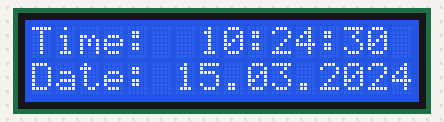
Recording of a sketch running on a simulated Arduino Uno, built with avr-gcc and run on an emulated ATmega328P. On the bench: 16×2 character LCD. The local clock reads 2024-03-15 10:24:30 at power-on unless the sketch sets it.

Above: at 0.1 s.
At 4.2 s:
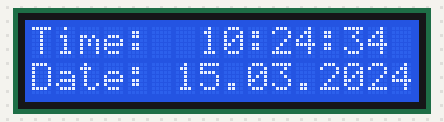
At 9.2 s:
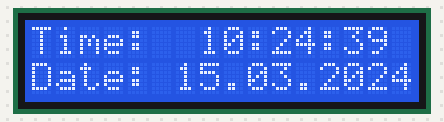
At 19.3 s:
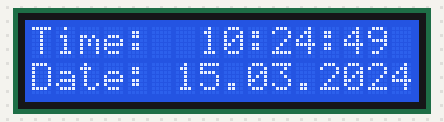
At 28.3 s:
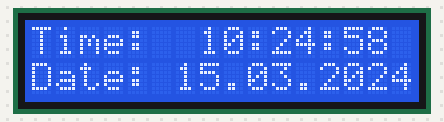
At 38.4 s:
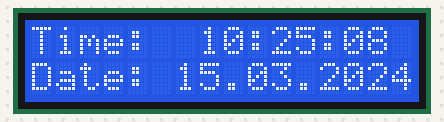

Measured:
- what the display in image 1 shows lasts 1.0 s, from 4.1 s to 5.1 s

The sketch:

RTC_and_LCD_with_Arduino.ino
```cpp
/*
      DS3231 RTC and LCD with Arduino
      For more details, visit: https://techzeero.com/arduino-tutorials/ds3231-rtc-with-arduino-arduino-real-time-clock/
*/

#include <DS3231.h>
#include <LiquidCrystal.h> // includes the LiquidCrystal Library

DS3231  rtc(SDA, SCL);

// initialize the library with the numbers of the interface pins
LiquidCrystal lcd(12, 11, 5, 4, 3, 2);

void setup()
{
 rtc.begin();     // Initialize the rtc object
 lcd.begin(16,2);
}

void loop()
{
 lcd.setCursor(0,0);
 lcd.print("Time:  ");
 lcd.print(rtc.getTimeStr());

 lcd.setCursor(0,1);
 lcd.print("Date: ");
 lcd.print(rtc.getDateStr());

 delay(1000);
}
```
